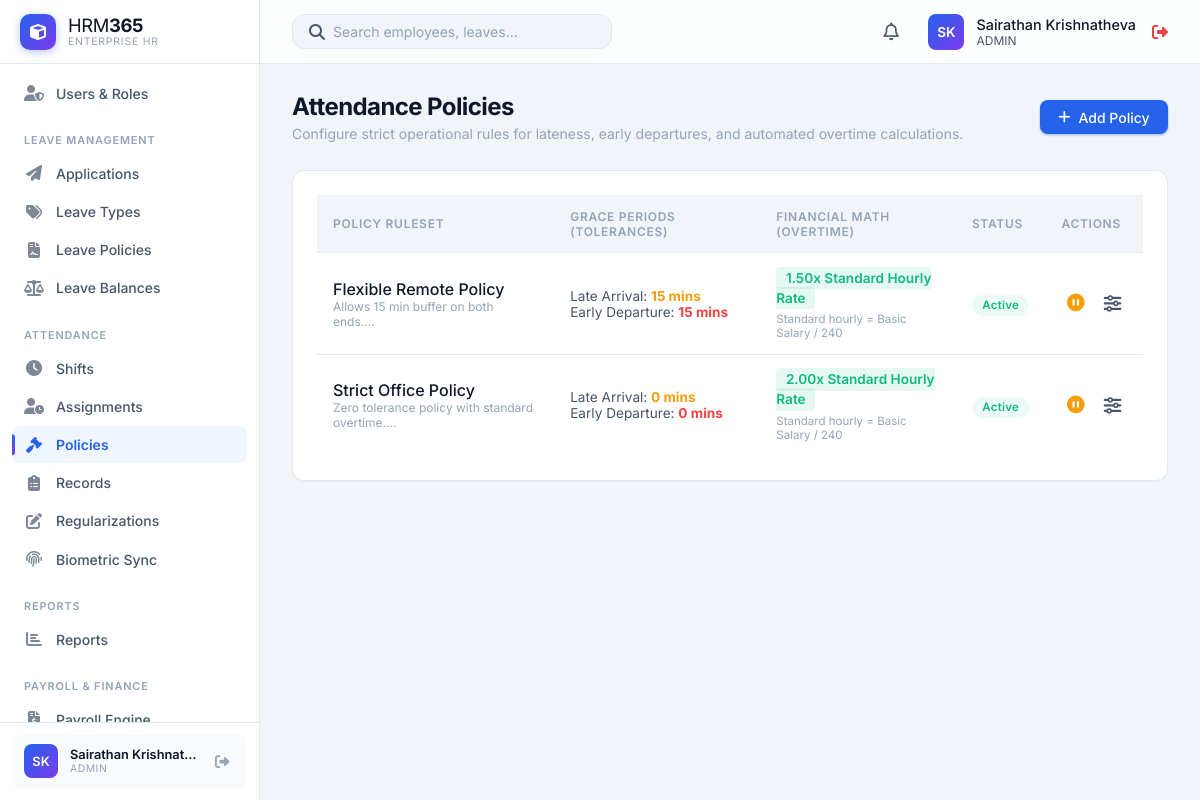
Page /HRM365/modules/attendance_policies/index.php (signed in) on the committed database.
### tables this page shows
CREATE TABLE `users` (
  `id` int(11) NOT NULL,
  `username` varchar(50) NOT NULL,
  `password` varchar(255) NOT NULL,
  `full_name` varchar(100) DEFAULT NULL,
  `phone` varchar(30) DEFAULT NULL,
  `role` enum('admin','HR','manager','employee') DEFAULT 'employee',
  `status` enum('Active','Inactive') DEFAULT 'Active',
  `language` varchar(20) DEFAULT 'English',
  `department` varchar(50) DEFAULT NULL,
  `employee_id` int(11) DEFAULT NULL,
  `created_at` timestamp NOT NULL DEFAULT current_timestamp()
);

CREATE TABLE `attendance_policies` (
  `id` int(11) NOT NULL,
  `name` varchar(100) NOT NULL,
  `description` text DEFAULT NULL,
  `late_arrival_grace` int(11) DEFAULT 0,
  `early_departure_grace` int(11) DEFAULT 0,
  `overtime_rate_per_hour` decimal(10,2) DEFAULT 0.00,
  `status` enum('Active','Inactive') DEFAULT 'Active',
  `created_at` timestamp NOT NULL DEFAULT current_timestamp(),
  `updated_at` timestamp NOT NULL DEFAULT current_timestamp() ON UPDATE current_timestamp()
);

### HRM365/includes/db.php (called while the page is built, shortened)
<?php
if (!function_exists('app_url')) {
    function app_url(string $path = ''): string
    {
        $base = APP_BASE_URL;
        $path = ltrim($path, '/');
        return $path === '' ? $base : $base . '/' . $path;
    }
}
?>

### HRM365/includes/auth.php (called while the page is built, shortened)
<?php
require_once __DIR__ . '/db.php';
$currentUser = [
    'id' => $_SESSION['user_id'],
    'username' => $_SESSION['username'],
    'role' => $_SESSION['role'] ?? 'employee',
    'employee_id' => $_SESSION['employee_id'] ?? null,
    'department' => null,
    'first_name' => null,
    'last_name' => null,
    'profile_photo' => null
];
$userStmt = $pdo->prepare("SELECT username, role, full_name, employee_id, department FROM users WHERE id = ? AND status = 'Active'");
$userStmt->execute([$currentUser['id']]);
$freshUser = $userStmt->fetch();
$currentUser['username'] = $freshUser['username'];
$currentUser['role'] = $freshUser['role'];
$currentUser['employee_id'] = $freshUser['employee_id'];
$currentUser['department'] = $freshUser['department'];
if ($currentUser['employee_id']) {
    $authStmt = $pdo->prepare("SELECT first_name, last_name, department, profile_photo FROM employees WHERE id = ?");
    $authStmt->execute([$currentUser['employee_id']]);
    $authEmp = $authStmt->fetch();
    if ($authEmp) {
        $currentUser['first_name'] = $authEmp['first_name'];
        $currentUser['last_name'] = $authEmp['last_name'];
        $currentUser['department'] = $authEmp['department'];
        $currentUser['profile_photo'] = $authEmp['profile_photo'];
    }
}
?>

### HRM365/modules/attendance_policies/index.php (the view, shortened to what this page needs)
<?php
require_once '../../includes/db.php';
require_once '../../includes/auth.php';
$stmt = $pdo->query("SELECT * FROM attendance_policies ORDER BY name ASC");
$policies = $stmt->fetchAll();
include '../../includes/header.php';
?>
<div class="page-header">
    <div>
        <h1 class="page-title">Attendance Policies</h1>
        <div class="page-subtitle">Configure strict operational rules for lateness, early departures, and automated overtime calculations.</div>
    </div>
    <a href="create.php" class="btn btn-primary">
        <i class="fas fa-plus"></i> Add Policy
    </a>
</div>
<div class="card">
    <div class="table-container">
        <table class="table">
            <thead>
                <tr>
                    <th>Policy Ruleset</th>
                    <th>Grace Periods (Tolerances)</th>
                    <th>Financial Math (Overtime)</th>
                    <th>Status</th>
                    <th>Actions</th>
                </tr>
            </thead>
            <tbody>
                <?php foreach ($policies as $p): ?>
                <tr>
                    <td>
                        <div style="font-weight: 500; color: var(--text-primary);"><?php echo htmlspecialchars($p['name']); ?></div>
                        <div style="font-size: 0.75rem; color: var(--text-muted);"><?php echo htmlspecialchars(substr($p['description'], 0, 60)); ?>...</div>
                    </td>
                    <td>
                        <div style="font-size: 0.85rem; color: var(--text-secondary);">Late Arrival: <strong style="color: var(--accent-warning);"><?php echo intval($p['late_arrival_grace']); ?> mins</strong></div>
                        <div style="font-size: 0.85rem; color: var(--text-secondary);">Early Departure: <strong style="color: var(--accent-danger);"><?php echo intval($p['early_departure_grace']); ?> mins</strong></div>
                    </td>
                    <td>
                        <span style="background: rgba(16, 185, 129, 0.1); color: var(--accent-success); padding: 0.2rem 0.6rem; border-radius: 4px; font-weight: 600; font-size: 0.85rem;">
                            <?php echo number_format($p['overtime_rate_per_hour'], 2); ?>x Standard Hourly Rate
                        </span>
                        <div style="font-size: 0.72rem; color: var(--text-muted); margin-top: 0.35rem;">Standard hourly = Basic Salary / 240</div>
                    </td>
                    <td>
                        <?php if ($p['status'] === 'Active'): ?>
                            <span class="status-badge status-active">Active</span>
                        <?php else: ?>
                            <span class="status-badge" style="background: var(--bg-hover); color: var(--text-muted);">Inactive</span>
                        <?php endif; ?>
                    </td>
                    <td>
                        <div style="display: flex; gap: 0.5rem;">
                            <form action="toggle_status.php" method="POST" style="margin: 0;">
                                <?php if ($p['status'] === 'Active'): ?>
                                    <button type="submit" class="action-btn" style="color: var(--accent-warning);" title="Deactivate Policy"><i class="fas fa-pause-circle"></i></button>
                                <?php else: ?>
                                    <input type="hidden" name="status" value="Active">
                                    <button type="submit" class="action-btn" style="color: var(--accent-success);" title="Activate Policy"><i class="fas fa-play-circle"></i></button>
                                <?php endif; ?>
                            </form>
                            <a href="edit.php?id=<?php echo $p['id']; ?>" class="action-btn" title="Edit Engine Rules"><i class="fas fa-sliders-h"></i></a>
                        </div>
                    </td>
                </tr>
                <?php endforeach; ?>
            </tbody>
        </table>
    </div>
</div>
<?php include '../../includes/footer.php'; ?>

### HRM365/includes/header.php (shortened to what this page needs)
<?php
require_once __DIR__ . '/auth.php';
require_once __DIR__ . '/avatar.php';
$stylesheetPath = __DIR__ . '/../css/styles.css';
$stylesheetVersion = is_file($stylesheetPath) ? filemtime($stylesheetPath) : time();
?>
<!DOCTYPE html>
<html lang="en">
<head>
    <link rel="stylesheet" href="<?php echo app_url('css/styles.css'); ?>?v=<?php echo $stylesheetVersion; ?>">
    <link rel="stylesheet" href="https://cdnjs.cloudflare.com/ajax/libs/font-awesome/6.4.0/css/all.min.css">
</head>
<body>
    <?php include 'sidebar.php'; ?>
    <div class="main-wrapper">
        <header class="top-header">
            <div class="header-search">
                <i class="fas fa-search text-secondary"></i>
                <input type="text" id="globalSearchInput" placeholder="Search employees, leaves..." autocomplete="off">
            </div>
            <div class="header-actions">
                <a href="<?php echo app_url('modules/notifications/index.php'); ?>" class="action-btn" title="Notifications">
                    <i class="far fa-bell"></i>
                </a>
                <div class="user-profile" style="display: flex; align-items: center; gap: 1rem;">
                    <a href="<?php echo app_url('profile.php'); ?>" style="display: flex; align-items: center; gap: 0.75rem; text-decoration: none; color: inherit;">
                        <?php echo render_avatar($currentUser['first_name'] ?? null, $currentUser['last_name'] ?? null, $currentUser['profile_photo'] ?? null, $currentUser['username']); ?>
                        <div class="user-info">
                            <div style="font-size: 0.9rem; font-weight: 500; color: var(--text-primary);">
                                <?php echo htmlspecialchars($_SESSION['full_name'] ?? $currentUser['username']); ?>
                            </div>
                            <div style="font-size: 0.75rem; color: var(--text-secondary); text-transform: uppercase;">
                                <?php echo htmlspecialchars($currentUser['role']); ?>
                            </div>
                        </div>
                    </a>
                    <a href="<?php echo app_url('logout.php'); ?>" style="color: var(--accent-danger);" title="Logout"><i class="fas fa-sign-out-alt"></i></a>
                </div>
            </div>
        </header>
        <main class="content-area">

### HRM365/includes/sidebar.php (shortened to what this page needs)
<?php
require_once __DIR__ . '/avatar.php';
?>
<aside class="sidebar">
    <div class="sidebar-header">
        <a href="<?php echo app_url('modules/dashboard/index.php'); ?>" class="sidebar-logo">
            <div class="logo-icon">
                <i class="fas fa-cube"></i>
            </div>
            <div class="logo-text">
                <span class="logo-brand">HRM<strong>365</strong></span>
                <span class="logo-tagline">Enterprise HR</span>
            </div>
        </a>
    </div>
    <nav class="sidebar-nav" id="sidebarNav">
        <?php $uri = $_SERVER['REQUEST_URI']; ?>
        <?php if (in_array($currentUser['role'], ['admin', 'manager', 'HR'])): ?>
        <a href="<?php echo app_url('modules/holidays/index.php'); ?>" class="nav-item <?php echo strpos($uri, '/modules/holidays') !== false ? 'active' : ''; ?>">
        </a>
        <?php endif; ?>
        <?php if (in_array($currentUser['role'], ['admin', 'HR'])): ?>
        <a href="<?php echo app_url('modules/users/index.php'); ?>" class="nav-item <?php echo strpos($uri, '/modules/users') !== false ? 'active' : ''; ?>">
            <i class="fas fa-user-shield nav-icon"></i>
            <span>Users & Roles</span>
        </a>
        <?php endif; ?>
        <div class="nav-section-label">Leave Management</div>
        <a href="<?php echo app_url('modules/leave_applications/index.php'); ?>" class="nav-item <?php echo strpos($uri, '/modules/leave_applications') !== false ? 'active' : ''; ?>">
            <i class="fas fa-paper-plane nav-icon"></i>
            <span>Applications</span>
        </a>
        <a href="<?php echo app_url('modules/leave_types/index.php'); ?>" class="nav-item <?php echo strpos($uri, '/modules/leave_types') !== false ? 'active' : ''; ?>">
            <i class="fas fa-tags nav-icon"></i>
            <span>Leave Types</span>
        </a>
        <a href="<?php echo app_url('modules/leave_policies/index.php'); ?>" class="nav-item <?php echo strpos($uri, '/modules/leave_policies') !== false ? 'active' : ''; ?>">
            <i class="fas fa-file-contract nav-icon"></i>
            <span>Leave Policies</span>
        </a>
        <a href="<?php echo app_url('modules/leave_balances/index.php'); ?>" class="nav-item <?php echo strpos($uri, '/modules/leave_balances') !== false ? 'active' : ''; ?>">
            <i class="fas fa-balance-scale nav-icon"></i>
            <span>Leave Balances</span>
        </a>
        <div class="nav-section-label">Attendance</div>
        <?php if (in_array($currentUser['role'], ['admin', 'HR'])): ?>
        <a href="<?php echo app_url('modules/shifts/index.php'); ?>" class="nav-item <?php echo strpos($uri, '/modules/shifts') !== false ? 'active' : ''; ?>">
            <i class="fas fa-clock nav-icon"></i>
            <span>Shifts</span>
        </a>
        <a href="<?php echo app_url('modules/attendance_assignments/index.php'); ?>" class="nav-item <?php echo strpos($uri, '/modules/attendance_assignments') !== false ? 'active' : ''; ?>">
            <i class="fas fa-user-clock nav-icon"></i>
            <span>Assignments</span>
        </a>
        <a href="<?php echo app_url('modules/attendance_policies/index.php'); ?>" class="nav-item <?php echo strpos($uri, '/modules/attendance_policies') !== false ? 'active' : ''; ?>">
            <i class="fas fa-gavel nav-icon"></i>
            <span>Policies</span>
        </a>
        <?php endif; ?>
        <a href="<?php echo app_url('modules/attendance_records/index.php'); ?>" class="nav-item <?php echo strpos($uri, '/modules/attendance_records') !== false ? 'active' : ''; ?>">
            <i class="fas fa-clipboard-list nav-icon"></i>
            <span>Records</span>
        </a>
        <a href="<?php echo app_url('modules/regularizations/index.php'); ?>" class="nav-item <?php echo strpos($uri, '/modules/regularizations') !== false ? 'active' : ''; ?>">
            <i class="fas fa-edit nav-icon"></i>
            <span>Regularizations</span>
        </a>
        <?php if (in_array($currentUser['role'], ['admin', 'HR'])): ?>
        <a href="<?php echo app_url('modules/biometric_records/index.php'); ?>" class="nav-item <?php echo strpos($uri, '/modules/biometric_records') !== false ? 'active' : ''; ?>">
            <i class="fas fa-fingerprint nav-icon"></i>
            <span>Biometric Sync</span>
        </a>
        <?php endif; ?>
        <div class="nav-section-label">Reports</div>
        <a href="<?php echo app_url('modules/reports/index.php'); ?>" class="nav-item <?php echo strpos($uri, '/modules/reports') !== false ? 'active' : ''; ?>">
            <i class="fas fa-chart-bar nav-icon"></i>
            <span>Reports</span>
        </a>
        <?php if (in_array($currentUser['role'], ['admin', 'HR', 'employee'])): ?>
        <div class="nav-section-label">Payroll & Finance</div>
        <a href="<?php echo app_url('modules/payroll/index.php'); ?>" class="nav-item <?php echo strpos($uri, '/modules/payroll') !== false ? 'active' : ''; ?>">
            <i class="fas fa-file-invoice-dollar nav-icon"></i>
            <span>Payroll Engine</span>
        </a>
        <?php endif; ?>
    </nav>
    <div class="sidebar-footer">
        <div class="sidebar-user">
            <?php echo render_avatar($currentUser['first_name'] ?? null, $currentUser['last_name'] ?? null, $currentUser['profile_photo'] ?? null, $currentUser['username']); ?>
            <div class="sidebar-user-info">
                <div class="sidebar-user-name"><?php echo htmlspecialchars($_SESSION['full_name'] ?? $currentUser['username']); ?></div>
                <div class="sidebar-user-role"><?php echo htmlspecialchars($currentUser['role']); ?></div>
            </div>
            <a href="<?php echo app_url('logout.php'); ?>" class="sidebar-logout" title="Logout"><i class="fas fa-sign-out-alt"></i></a>
        </div>
    </div>
</aside>

### HRM365/includes/avatar.php (shortened to what this page needs)
<?php
function profile_photo_url(?string $path): ?string
{
    if (empty($path)) {
        return null;
    }
    $relative = ltrim(str_replace('\\', '/', $path), '/');
    $absolute = realpath(__DIR__ . '/../' . str_replace('/', DIRECTORY_SEPARATOR, $relative));
    return app_url($relative) . '?v=' . filemtime($absolute);
}
function avatar_initials(?string $first, ?string $last, ?string $fallback = ''): string
{
    $first = trim((string) $first);
    $last = trim((string) $last);
    if ($first !== '' || $last !== '') {
        return strtoupper(substr($first, 0, 1) . substr($last, 0, 1));
    }
    $fallback = trim($fallback);
    return strtoupper(substr($fallback !== '' ? $fallback : 'U', 0, 2));
}
function render_avatar(?string $first, ?string $last, ?string $photoPath, ?string $fallback = '', string $class = 'avatar', string $style = ''): string
{
    $url = profile_photo_url($photoPath);
    $label = trim(trim((string) $first) . ' ' . trim((string) $last));
    $styleAttr = $style !== '' ? ' style="' . htmlspecialchars($style, ENT_QUOTES, 'UTF-8') . '"' : '';
    $classAttr = htmlspecialchars($class, ENT_QUOTES, 'UTF-8');
    $titleAttr = htmlspecialchars($label, ENT_QUOTES, 'UTF-8');
    return '<div class="' . $classAttr . '"' . $styleAttr . ' title="' . $titleAttr . '">' . htmlspecialchars(avatar_initials($first, $last, $fallback), ENT_QUOTES, 'UTF-8') . '</div>';
}

### rows in the picture
users: username "SK SK", role "ADMIN"
attendance_policies: name "Flexible Remote Policy", description "Allows 15 min buffer on both ends.", late_arrival_grace "15", early_departure_grace "15", overtime_rate_per_hour "1.50", status "Active"
attendance_policies: name "Strict Office Policy", description "Zero tolerance policy with standard overtime.", late_arrival_grace "0", early_departure_grace "0", overtime_rate_per_hour "2.00", status "Active"

### other values in the picture
$_SESSION['full_name'] "Sairathan Krishnat…"
$_SESSION['full_name'] "Sairathan Krishnatheva"
